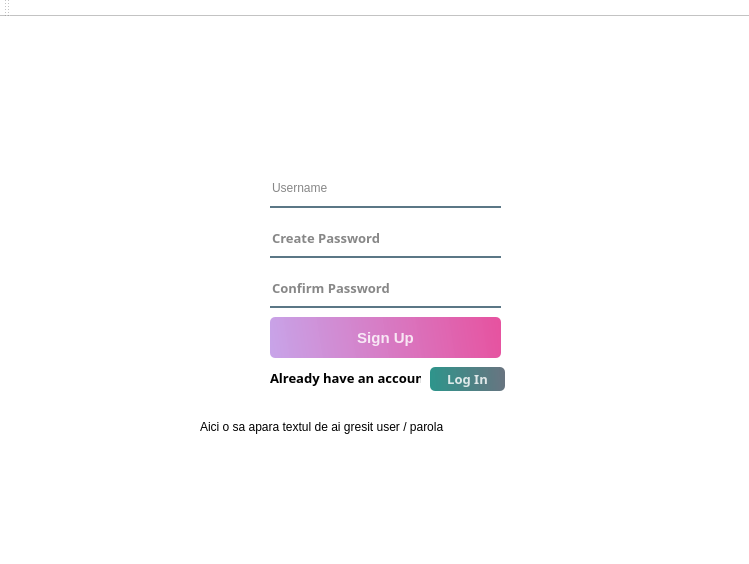
<?xml version="1.0" encoding="UTF-8"?>
<ui version="4.0">
 <class>signupWindowClass</class>
 <widget class="QMainWindow" name="signupWindowClass">
  <property name="geometry">
   <rect>
    <x>0</x>
    <y>0</y>
    <width>749</width>
    <height>564</height>
   </rect>
  </property>
  <property name="font">
   <font>
    <bold>false</bold>
   </font>
  </property>
  <property name="windowTitle">
   <string>login</string>
  </property>
  <property name="styleSheet">
   <string notr="true">background-color:rgba(255,255,255,255);</string>
  </property>
  <widget class="QWidget" name="centralWidget">
   <widget class="QPushButton" name="signupLogginButton">
    <property name="geometry">
     <rect>
      <x>430</x>
      <y>350</y>
      <width>75</width>
      <height>24</height>
     </rect>
    </property>
    <property name="font">
     <font>
      <family>Yu Gothic UI Semibold</family>
      <pointsize>10</pointsize>
      <bold>true</bold>
     </font>
    </property>
    <property name="styleSheet">
     <string notr="true">QPushButton#signupLogginButton {
    background-color: qlineargradient(spread: pad, x1: 0, y1: 0.505682, x2: 1, y2: 0.477, stop: 0 rgba(11, 131, 120, 219), stop: 1 rgba(85, 98, 112, 226));
    border-radius: 5px;
    color: rgba(255, 255, 255, 210);
}

QPushButton#signupLogginButton:hover {
    background-color: qlineargradient(spread: pad, x1: 0, y1: 0.505682, x2: 1, y2: 0.477, stop: 0 rgba(150, 123, 111, 219), stop: 1 rgba(85, 81, 84, 226));
}

QPushButton#signupLogginButton:pressed {
    padding-left: 5px;
    padding-right: 5px;
    background-color: rgba(150, 123, 111, 255);
}</string>
    </property>
    <property name="text">
     <string>Log In</string>
    </property>
   </widget>
   <widget class="QPushButton" name="signupButton">
    <property name="geometry">
     <rect>
      <x>270</x>
      <y>300</y>
      <width>231</width>
      <height>41</height>
     </rect>
    </property>
    <property name="font">
     <font>
      <pointsize>11</pointsize>
      <bold>true</bold>
     </font>
    </property>
    <property name="styleSheet">
     <string notr="true">QPushButton#signupButton {
    background-color: qlineargradient(spread: pad, x1: 0, y1: 0.505682, x2: 1, y2: 0.477, stop: 0 rgba(191,148,228,219), stop: 1 rgba(227,61,148 ,226));
    border-radius: 5px;
    color: rgba(255, 255, 255, 210);
}

QPushButton#signupButton:hover {
    background-color: qlineargradient(spread: pad, x1: 0, y1: 0.505682, x2: 1, y2: 0.477, stop: 0 rgba(190, 86, 131, 219), stop: 1 rgba(219, 10, 91, 226));
}

QPushButton#signupButton:pressed {
    padding-left: 5px;
    padding-right: 5px;
    background-color: rgba(150, 123, 111, 255);
}</string>
    </property>
    <property name="text">
     <string>Sign Up</string>
    </property>
   </widget>
   <widget class="QLineEdit" name="signupUsernameLine">
    <property name="geometry">
     <rect>
      <x>270</x>
      <y>160</y>
      <width>231</width>
      <height>31</height>
     </rect>
    </property>
    <property name="styleSheet">
     <string notr="true">background-color: rgba(0, 0, 0, 0);
border:none;
border-bottom:2px solid rgba(46,82,101,200);
color:rgba(0,0,0,240);
padding-bottom:7px;
font: 600 10pt &quot;Yu Gothic UI Semibold&quot;;</string>
    </property>
    <property name="text">
     <string/>
    </property>
    <property name="placeholderText">
     <string>Username</string>
    </property>
   </widget>
   <widget class="QLineEdit" name="sigupPasswordLine">
    <property name="geometry">
     <rect>
      <x>270</x>
      <y>210</y>
      <width>231</width>
      <height>31</height>
     </rect>
    </property>
    <property name="font">
     <font>
      <family>Yu Gothic UI Semibold</family>
      <pointsize>10</pointsize>
      <bold>true</bold>
     </font>
    </property>
    <property name="styleSheet">
     <string notr="true">background-color: rgba(0, 0, 0, 0);
border:none;
border-bottom:2px solid rgba(46,82,101,200);
color:rgba(0,0,0,240);
padding-bottom:7px;</string>
    </property>
    <property name="text">
     <string/>
    </property>
    <property name="placeholderText">
     <string>Create Password</string>
    </property>
   </widget>
   <widget class="QLabel" name="errorLabel">
    <property name="geometry">
     <rect>
      <x>200</x>
      <y>400</y>
      <width>381</width>
      <height>20</height>
     </rect>
    </property>
    <property name="text">
     <string>Aici o sa apara textul de ai gresit user / parola</string>
    </property>
   </widget>
   <widget class="QLabel" name="label">
    <property name="geometry">
     <rect>
      <x>270</x>
      <y>350</y>
      <width>151</width>
      <height>21</height>
     </rect>
    </property>
    <property name="font">
     <font>
      <family>Yu Gothic UI Semibold</family>
      <pointsize>10</pointsize>
      <bold>true</bold>
     </font>
    </property>
    <property name="text">
     <string>Already have an account?</string>
    </property>
   </widget>
   <widget class="QLineEdit" name="sigupPasswordRepeatLine">
    <property name="geometry">
     <rect>
      <x>270</x>
      <y>260</y>
      <width>231</width>
      <height>31</height>
     </rect>
    </property>
    <property name="font">
     <font>
      <family>Yu Gothic UI Semibold</family>
      <pointsize>10</pointsize>
      <bold>true</bold>
     </font>
    </property>
    <property name="styleSheet">
     <string notr="true">background-color: rgba(0, 0, 0, 0);
border:none;
border-bottom:2px solid rgba(46,82,101,200);
color:rgba(0,0,0,240);
padding-bottom:7px;</string>
    </property>
    <property name="text">
     <string/>
    </property>
    <property name="placeholderText">
     <string>Confirm Password</string>
    </property>
   </widget>
   <zorder>signupLogginButton</zorder>
   <zorder>signupUsernameLine</zorder>
   <zorder>sigupPasswordLine</zorder>
   <zorder>signupButton</zorder>
   <zorder>errorLabel</zorder>
   <zorder>label</zorder>
   <zorder>sigupPasswordRepeatLine</zorder>
  </widget>
  <widget class="QMenuBar" name="menuBar">
   <property name="geometry">
    <rect>
     <x>0</x>
     <y>0</y>
     <width>749</width>
     <height>22</height>
    </rect>
   </property>
  </widget>
  <widget class="QToolBar" name="mainToolBar">
   <attribute name="toolBarArea">
    <enum>TopToolBarArea</enum>
   </attribute>
   <attribute name="toolBarBreak">
    <bool>false</bool>
   </attribute>
  </widget>
  <widget class="QStatusBar" name="statusBar"/>
 </widget>
 <layoutdefault spacing="6" margin="11"/>
 <resources/>
 <connections/>
</ui>
